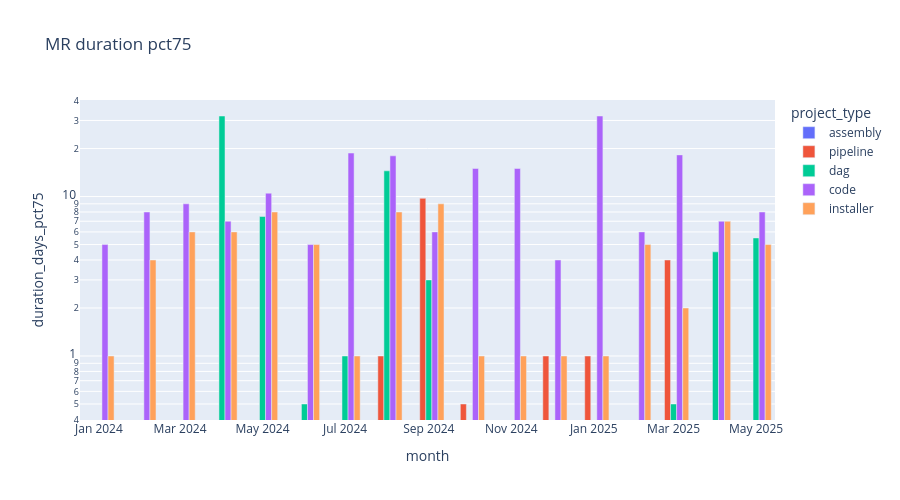

Here is the notebook cell this chart was saved with:
### Code cell
px.bar(mrs_duration.toPandas(),x='month',y='duration_days_pct75',color='project_type',title='MR duration pct75',height=500,log_y=True,barmode='group')

### Figure 1 — Plotly figure (JSON) as saved in the notebook; plotly's stock layout.template omitted (floating-point values rounded to 4 significant figures)
{"data": [{"alignmentgroup": "True", "hovertemplate": "project_type=assembly<br>month=%{x}<br>duration_days_pct75=%{y}<extra></extra>", "legendgroup": "assembly", "marker": {"color": "#636efa", "pattern": {"shape": ""}}, "name": "assembly", "offsetgroup": "assembly", "orientation": "v", "showlegend": true, "textposition": "auto", "type": "bar", "x": ["2024-06-01T00:00:00", "2024-02-01T00:00:00", "2024-04-01T00:00:00", "2025-02-01T00:00:00", "2025-01-01T00:00:00", "2024-10-01T00:00:00", "2024-12-01T00:00:00", "2024-08-01T00:00:00", "2025-05-01T00:00:00", "2024-03-01T00:00:00", "2025-04-01T00:00:00", "2025-03-01T00:00:00", "2024-11-01T00:00:00", "2024-07-01T00:00:00", "2024-01-01T00:00:00", "2024-09-01T00:00:00", "2024-05-01T00:00:00"], "xaxis": "x", "y": [0, 0, 0, 0, 0, 0, 0, 0, 0, 0, 0, 0, 0, 0, 0, 0, 0], "yaxis": "y"}, {"alignmentgroup": "True", "hovertemplate": "project_type=pipeline<br>month=%{x}<br>duration_days_pct75=%{y}<extra></extra>", "legendgroup": "pipeline", "marker": {"color": "#EF553B", "pattern": {"shape": ""}}, "name": "pipeline", "offsetgroup": "pipeline", "orientation": "v", "showlegend": true, "textposition": "auto", "type": "bar", "x": ["2024-12-01T00:00:00", "2024-08-01T00:00:00", "2024-11-01T00:00:00", "2024-09-01T00:00:00", "2024-06-01T00:00:00", "2025-02-01T00:00:00", "2024-10-01T00:00:00", "2025-03-01T00:00:00", "2024-07-01T00:00:00", "2025-01-01T00:00:00"], "xaxis": "x", "y": [1, 1, 0, 9.75, 0, 0, 0.5, 4, 0, 1], "yaxis": "y"}, {"alignmentgroup": "True", "hovertemplate": "project_type=dag<br>month=%{x}<br>duration_days_pct75=%{y}<extra></extra>", "legendgroup": "dag", "marker": {"color": "#00cc96", "pattern": {"shape": ""}}, "name": "dag", "offsetgroup": "dag", "orientation": "v", "showlegend": true, "textposition": "auto", "type": "bar", "x": ["2025-05-01T00:00:00", "2024-02-01T00:00:00", "2024-06-01T00:00:00", "2024-11-01T00:00:00", "2024-12-01T00:00:00", "2024-07-01T00:00:00", "2024-04-01T00:00:00", "2024-01-01T00:00:00", "2025-04-01T00:00:00", "2025-03-01T00:00:00", "2024-09-01T00:00:00", "2024-08-01T00:00:00", "2024-10-01T00:00:00", "2024-05-01T00:00:00"], "xaxis": "x", "y": [5.5, 0, 0.5, 0, 0, 1, 32, 0, 4.5, 0.5, 3, 14.5, 0, 7.5], "yaxis": "y"}, {"alignmentgroup": "True", "hovertemplate": "project_type=code<br>month=%{x}<br>duration_days_pct75=%{y}<extra></extra>", "legendgroup": "code", "marker": {"color": "#ab63fa", "pattern": {"shape": ""}}, "name": "code", "offsetgroup": "code", "orientation": "v", "showlegend": true, "textposition": "auto", "type": "bar", "x": ["2024-07-01T00:00:00", "2024-03-01T00:00:00", "2024-09-01T00:00:00", "2025-05-01T00:00:00", "2024-11-01T00:00:00", "2024-08-01T00:00:00", "2024-05-01T00:00:00", "2025-01-01T00:00:00", "2024-02-01T00:00:00", "2024-06-01T00:00:00", "2024-12-01T00:00:00", "2024-04-01T00:00:00", "2024-01-01T00:00:00", "2025-02-01T00:00:00", "2025-03-01T00:00:00", "2024-10-01T00:00:00", "2025-04-01T00:00:00"], "xaxis": "x", "y": [18.75, 9, 6, 8, 15, 18, 10.5, 32, 8, 5, 4, 7, 5, 6, 18.25, 15, 7], "yaxis": "y"}, {"alignmentgroup": "True", "hovertemplate": "project_type=installer<br>month=%{x}<br>duration_days_pct75=%{y}<extra></extra>", "legendgroup": "installer", "marker": {"color": "#FFA15A", "pattern": {"shape": ""}}, "name": "installer", "offsetgroup": "installer", "orientation": "v", "showlegend": true, "textposition": "auto", "type": "bar", "x": ["2024-11-01T00:00:00", "2025-05-01T00:00:00", "2024-10-01T00:00:00", "2024-07-01T00:00:00", "2024-05-01T00:00:00", "2024-02-01T00:00:00", "2024-04-01T00:00:00", "2024-03-01T00:00:00", "2024-09-01T00:00:00", "2024-06-01T00:00:00", "2024-01-01T00:00:00", "2025-02-01T00:00:00", "2024-08-01T00:00:00", "2025-04-01T00:00:00", "2025-03-01T00:00:00", "2024-12-01T00:00:00", "2025-01-01T00:00:00"], "xaxis": "x", "y": [1, 5, 1, 1, 8, 4, 6, 6, 9, 5, 1, 5, 8, 7, 2, 1, 1], "yaxis": "y"}], "layout": {"barmode": "group", "height": 500, "legend": {"title": {"text": "project_type"}, "tracegroupgap": 0}, "title": {"text": "MR duration pct75"}, "xaxis": {"anchor": "y", "domain": [0, 1], "title": {"text": "month"}}, "yaxis": {"anchor": "x", "domain": [0, 1], "title": {"text": "duration_days_pct75"}, "type": "log"}}}
